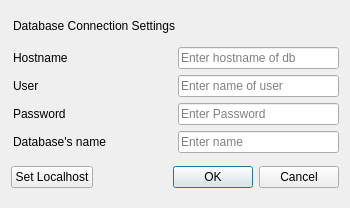
<?xml version="1.0" encoding="UTF-8"?>
<ui version="4.0">
 <class>Connection_Dialog</class>
 <widget class="QDialog" name="Connection_Dialog">
  <property name="geometry">
   <rect>
    <x>0</x>
    <y>0</y>
    <width>350</width>
    <height>208</height>
   </rect>
  </property>
  <property name="windowTitle">
   <string>Dialog</string>
  </property>
  <layout class="QVBoxLayout" name="verticalLayout_2">
   <item>
    <widget class="QLineEdit" name="lineEdit_5">
     <property name="styleSheet">
      <string notr="true">background-color: rgba(255, 255, 255, 0);
border: 0px solid black;
color: black;
font: 14pt &quot;Segoe UI&quot;;
text-align: center;</string>
     </property>
     <property name="text">
      <string>Database Connection Settings</string>
     </property>
     <property name="readOnly">
      <bool>true</bool>
     </property>
    </widget>
   </item>
   <item>
    <layout class="QVBoxLayout" name="verticalLayout">
     <item>
      <layout class="QHBoxLayout" name="horizontalLayout">
       <item>
        <widget class="QLineEdit" name="lineEdit">
         <property name="styleSheet">
          <string notr="true">background-color: rgba(255, 255, 255, 0);
border: 0px solid black;
color: black</string>
         </property>
         <property name="text">
          <string>Hostname</string>
         </property>
         <property name="readOnly">
          <bool>true</bool>
         </property>
        </widget>
       </item>
       <item>
        <widget class="QLineEdit" name="line_host">
         <property name="placeholderText">
          <string>Enter hostname of db</string>
         </property>
        </widget>
       </item>
      </layout>
     </item>
     <item>
      <layout class="QHBoxLayout" name="horizontalLayout_2">
       <item>
        <widget class="QLineEdit" name="lineEdit_2">
         <property name="styleSheet">
          <string notr="true">background-color: rgba(255, 255, 255, 0);
border: 0px solid black;
color: black</string>
         </property>
         <property name="text">
          <string>User</string>
         </property>
         <property name="readOnly">
          <bool>true</bool>
         </property>
        </widget>
       </item>
       <item>
        <widget class="QLineEdit" name="line_user">
         <property name="placeholderText">
          <string>Enter name of user</string>
         </property>
        </widget>
       </item>
      </layout>
     </item>
     <item>
      <layout class="QHBoxLayout" name="horizontalLayout_3">
       <item>
        <widget class="QLineEdit" name="lineEdit_3">
         <property name="styleSheet">
          <string notr="true">background-color: rgba(255, 255, 255, 0);
border: 0px solid black;
color: black</string>
         </property>
         <property name="text">
          <string>Password</string>
         </property>
         <property name="readOnly">
          <bool>true</bool>
         </property>
        </widget>
       </item>
       <item>
        <widget class="QLineEdit" name="line_pass">
         <property name="echoMode">
          <enum>QLineEdit::Password</enum>
         </property>
         <property name="placeholderText">
          <string>Enter Password</string>
         </property>
        </widget>
       </item>
      </layout>
     </item>
     <item>
      <layout class="QHBoxLayout" name="horizontalLayout_4">
       <item>
        <widget class="QLineEdit" name="lineEdit_4">
         <property name="styleSheet">
          <string notr="true">background-color: rgba(255, 255, 255, 0);
border: 0px solid black;
color: black</string>
         </property>
         <property name="text">
          <string>Database's name</string>
         </property>
         <property name="readOnly">
          <bool>true</bool>
         </property>
        </widget>
       </item>
       <item>
        <widget class="QLineEdit" name="line_dbn">
         <property name="placeholderText">
          <string>Enter name</string>
         </property>
        </widget>
       </item>
      </layout>
     </item>
    </layout>
   </item>
   <item>
    <layout class="QHBoxLayout" name="horizontalLayout_5">
     <item>
      <widget class="QPushButton" name="localhost">
       <property name="text">
        <string>Set Localhost</string>
       </property>
      </widget>
     </item>
     <item>
      <widget class="QDialogButtonBox" name="buttonBox">
       <property name="orientation">
        <enum>Qt::Horizontal</enum>
       </property>
       <property name="standardButtons">
        <set>QDialogButtonBox::Cancel|QDialogButtonBox::Ok</set>
       </property>
      </widget>
     </item>
    </layout>
   </item>
  </layout>
 </widget>
 <resources/>
 <connections>
  <connection>
   <sender>buttonBox</sender>
   <signal>accepted()</signal>
   <receiver>Connection_Dialog</receiver>
   <slot>accept()</slot>
   <hints>
    <hint type="sourcelabel">
     <x>248</x>
     <y>254</y>
    </hint>
    <hint type="destinationlabel">
     <x>157</x>
     <y>274</y>
    </hint>
   </hints>
  </connection>
  <connection>
   <sender>buttonBox</sender>
   <signal>rejected()</signal>
   <receiver>Connection_Dialog</receiver>
   <slot>reject()</slot>
   <hints>
    <hint type="sourcelabel">
     <x>316</x>
     <y>260</y>
    </hint>
    <hint type="destinationlabel">
     <x>286</x>
     <y>274</y>
    </hint>
   </hints>
  </connection>
 </connections>
</ui>
